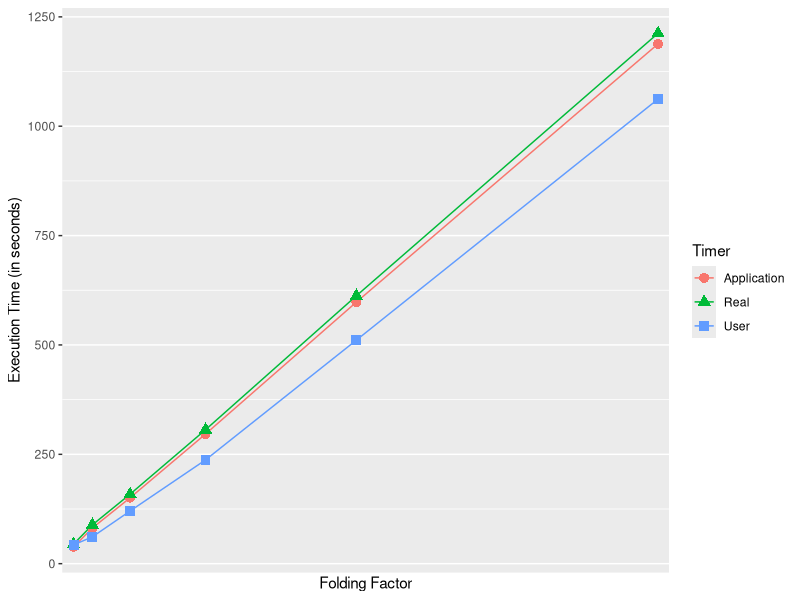
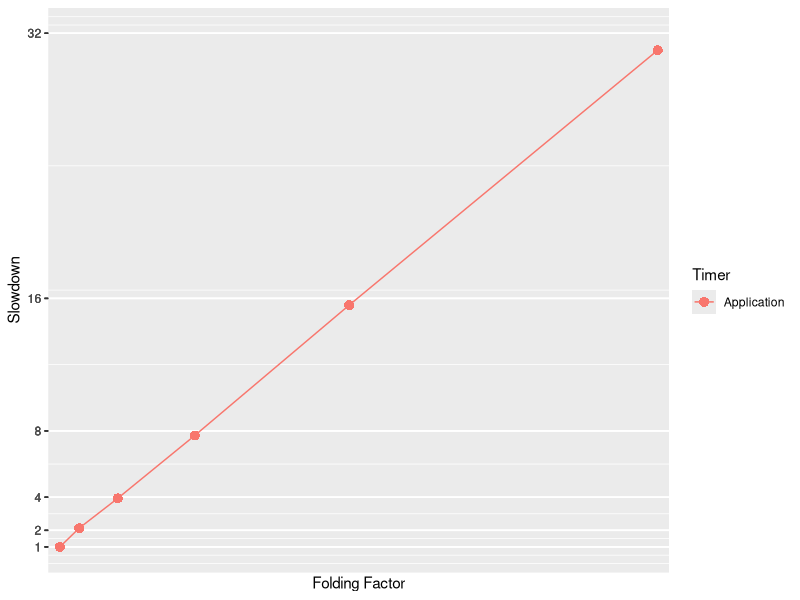
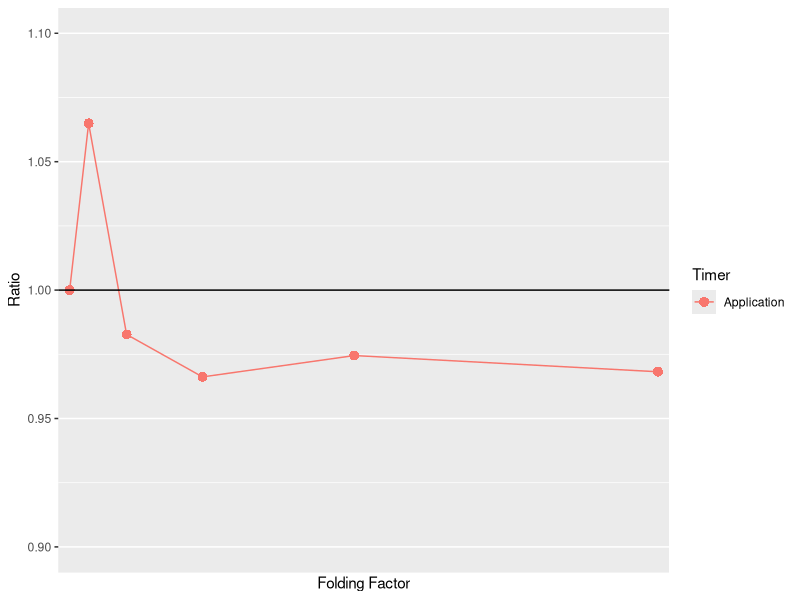
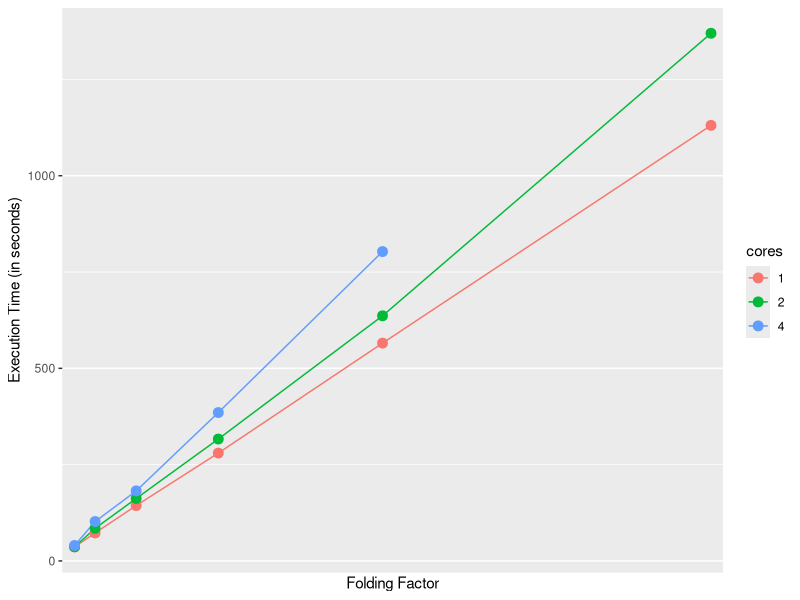
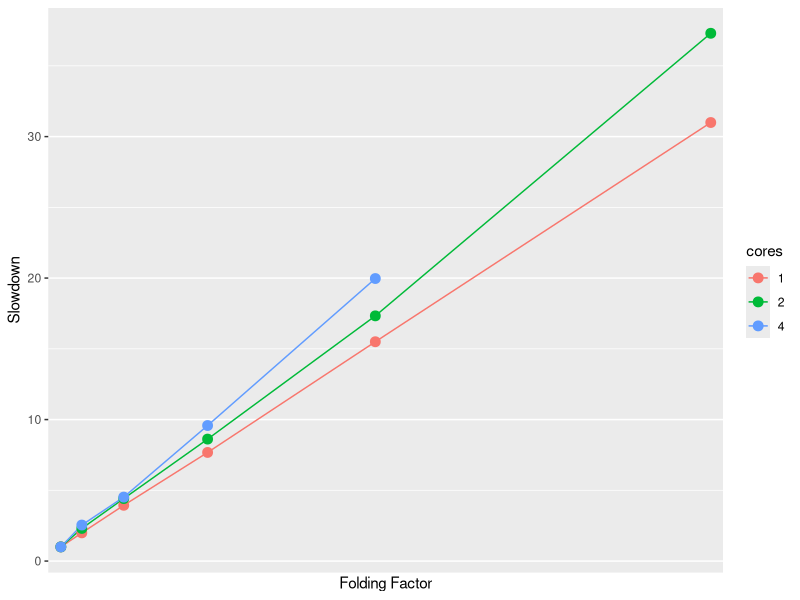
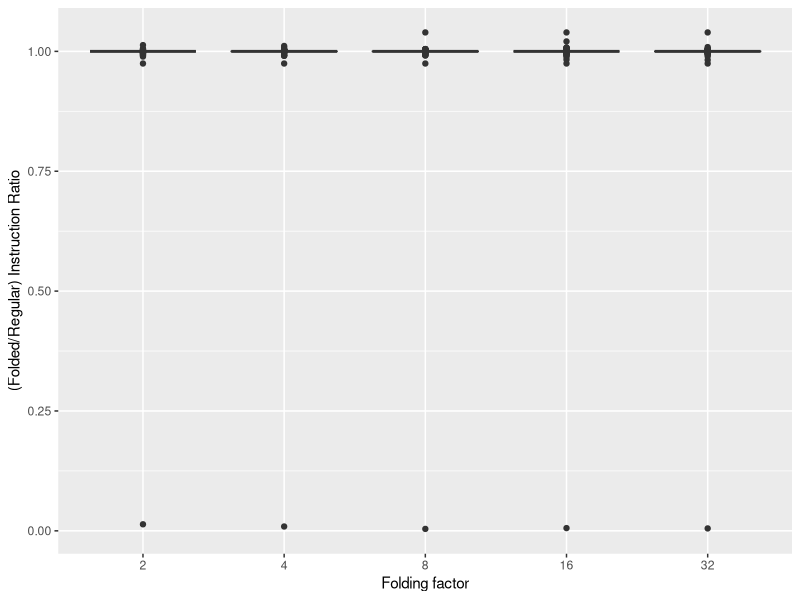
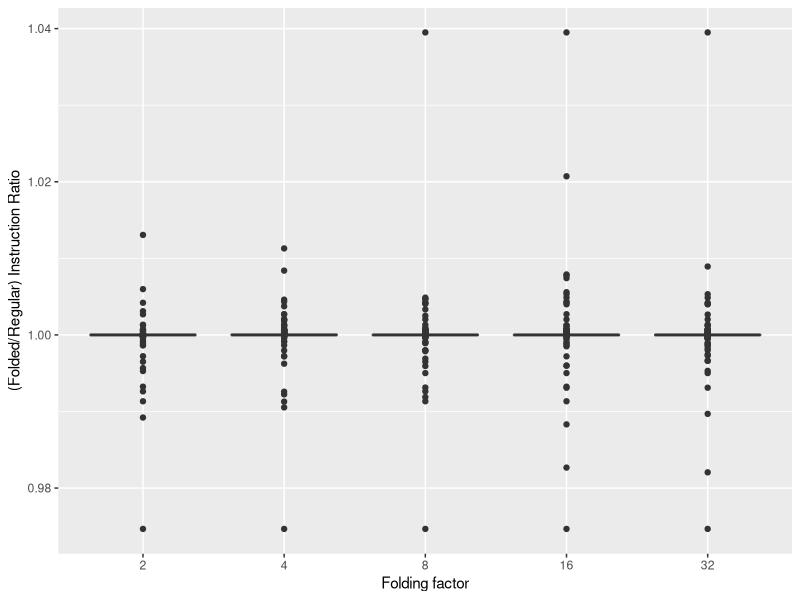
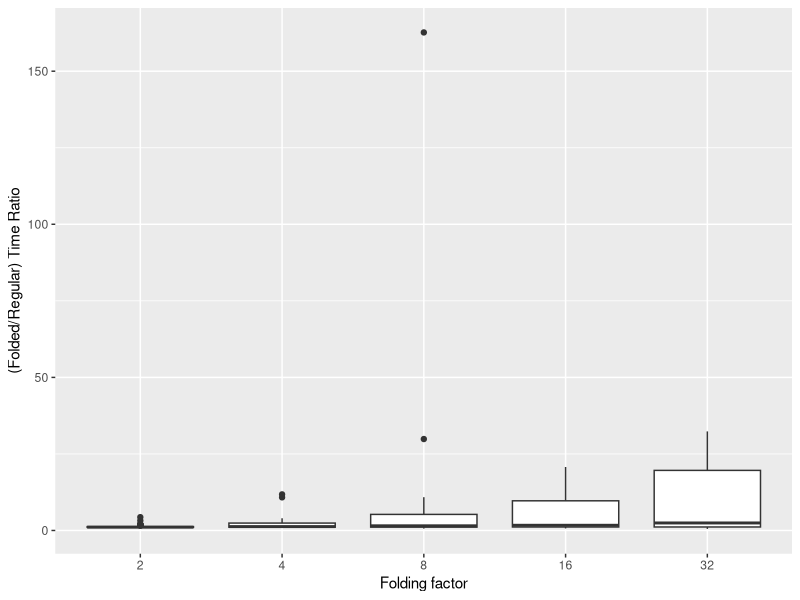

The R script that drew these images, in order:
## ---- chunk 1
library(ggplot2)
library(reshape2)                 #for melt
library(plyr)                     #for colwise
setwd('~/SVN/Anshul/ScalaTrace-TI')

# To analyze the impact on acquisition time
ti_times <- read.csv('datasets/ti_folding_times.csv',sep =',')
td_times <- read.csv('datasets/td_folding_times.csv',sep =',')

# To analyze the impact on stored numbers of instructions 
inst_regular <- read.csv('datasets/ti_folding_regular.csv', sep=',')
inst_2 <- read.csv('datasets/ti_folding_2.csv', sep=',')
inst_4 <- read.csv('datasets/ti_folding_4.csv', sep=',')
inst_8 <- read.csv('datasets/ti_folding_8.csv', sep=',')
inst_16 <- read.csv('datasets/ti_folding_16.csv', sep=',')
inst_32 <- read.csv('datasets/ti_folding_32.csv', sep=',')

# To analyze the impact on stored delta times
time_regular <- read.csv('datasets/td_folding_1.csv', sep=',')
time_2 <- read.csv('datasets/td_folding_2.csv', sep=',')
time_4 <- read.csv('datasets/td_folding_4.csv', sep=',')
time_8 <- read.csv('datasets/td_folding_8.csv', sep=',')
time_16 <- read.csv('datasets/td_folding_16.csv', sep=',')
time_32 <- read.csv('datasets/td_folding_32.csv', sep=',')
## ---- chunk 2
ggplot(ti_times, aes(x=Factor, y=Time, color=Timer, shape=Timer)) +geom_line() + geom_point(size=3) + ylab("Execution Time (in seconds)") + xlab("Folding Factor") + scale_x_discrete(breaks=ti_times$Factor)
## ---- chunk 3
ggplot(ti_times[ti_times$Timer=="Application",], aes(x=Factor, y=Time/Regular, color=Timer, shape=Timer)) +geom_line() + geom_point(size=3) + ylab("Slowdown") + xlab("Folding Factor") + scale_x_discrete(breaks=ti_times$Factor) + scale_y_continuous(breaks=ti_times$Factor, labels=ti_times$Factor, limits=c(1,32))
## ---- chunk 4
ggplot(ti_times[ti_times$Timer=="Application",], aes(x=Factor, y=Time/(Regular*Factor), color=Timer, shape=Timer)) +geom_line() + geom_point(size=3) + ylab("Ratio") + xlab("Folding Factor") + scale_x_discrete(breaks=ti_times$Factor) + geom_hline(yintercept=1) +ylim(0.90, 1.10)
## ---- chunk 5
td_times$cores <- factor(td_times$cores)

ggplot(td_times, aes(x=Factor, y=Time, color=cores)) +geom_line() + geom_point(size=3) + ylab("Execution Time (in seconds)") + xlab("Folding Factor") + scale_x_discrete(breaks=td_times$Factor)

ggplot(td_times, aes(x=Factor, y=Time/(Regular), color=cores)) +geom_line() +geom_point(size=3)+ ylab("Slowdown") + xlab("Folding Factor") + scale_x_discrete(breaks=td_times$Factor) 
## ---- chunk 6
inst_ratios = data.frame(inst_2$COMP.4c.avg/inst_regular$COMP.4c.avg, 
                         inst_4$COMP.4c.avg/inst_regular$COMP.4c.avg,
                         inst_8$COMP.4c.avg/inst_regular$COMP.4c.avg, 
                         inst_16$COMP.4c.avg/inst_regular$COMP.4c.avg, 
                         inst_32$COMP.4c.avg/inst_regular$COMP.4c.avg)

names(inst_ratios) <- c(2, 4,8,16,32)
## ---- chunk 7
ggplot(melt(inst_ratios), aes(variable, value)) + geom_boxplot() + xlab("Folding factor") + ylab("(Folded/Regular) Instruction Ratio")
## ---- chunk 8
summary(inst_ratios)
colwise(min)(inst_ratios)
colwise(which.min)(inst_ratios)
## ---- chunk 9
tail (inst_regular, n=1)
tail (inst_2, n=1)
## ---- chunk 10
no_finalize=inst_ratios[-nrow(inst_ratios),]
ggplot(melt(no_finalize), aes(variable, value)) + geom_boxplot() + xlab("Folding factor") + ylab("(Folded/Regular) Instruction Ratio")
## ---- chunk 11
summary(no_finalize)
## ---- chunk 12
time_ratios = data.frame(time_2$COMP.4b.avg/time_regular$COMP.4b.avg, 
                         time_4$COMP.4b.avg/time_regular$COMP.4b.avg,                 
                         time_8$COMP.4b.avg/time_regular$COMP.4b.avg, 
                         time_16$COMP.4b.avg/time_regular$COMP.4b.avg, 
                         time_32$COMP.4b.avg/time_regular$COMP.4b.avg)

names(time_ratios) <- c(2,4,8,16,32)
## ---- chunk 13
ggplot(melt(time_ratios), aes(variable, value)) + geom_boxplot() + xlab("Folding factor") + ylab("(Folded/Regular) Time Ratio") 
## ---- chunk 14
ggplot(melt(time_ratios), aes(variable, value)) + geom_boxplot(outlier.shape = NA) + xlab("Folding factor") + ylab("(Folded/Regular) Time Ratio")+ylim(0,35)

summary(time_ratios)
## ---- chunk 15
times = data.frame(time_regular$COMP.4b.avg, 
                    time_2$COMP.4b.avg,
                    time_4$COMP.4b.avg,               
                    time_8$COMP.4b.avg, 
                    time_16$COMP.4b.avg, 
                    time_32$COMP.4b.avg)
names(times) <- c(1,2,4,8,16,32)

summary(times)
## ---- chunk 16
maximums<-c(max(time_regular$COMP.4b.avg),
            max(time_2$COMP.4b.avg),
            max(time_4$COMP.4b.avg),               
            max(time_8$COMP.4b.avg), 
            max(time_16$COMP.4b.avg), 
            max(time_32$COMP.4b.avg))
maximums /maximums[1]
## ---- chunk 17
time_and_ratio <- function (df){
  df2 = data.frame(df$COMP.4b.avg, df$COMP.4b.avg/time_regular$COMP.4b.avg)
  names(df2) = c("Time", "Ratio")
  return (df2)
}

tr2 <- time_and_ratio(time_2);
tr4 <- time_and_ratio(time_4);
tr8 <- time_and_ratio(time_8);
tr16 <- time_and_ratio(time_16);
tr32 <- time_and_ratio(time_32);

keeping_top<- function(threshold){
  t = floor(nrow(tr2)*threshold/100)
  df = data.frame(head(tr2[order(tr2$Time, decreasing=TRUE),],t)$Ratio,
                head(tr4[order(tr4$Time, decreasing=TRUE),],t)$Ratio,
                head(tr8[order(tr8$Time, decreasing=TRUE),],t)$Ratio,
                head(tr16[order(tr16$Time, decreasing=TRUE),],t)$Ratio,
                head(tr32[order(tr32$Time, decreasing=TRUE),],t)$Ratio)
  names(df)<- c(2,4,8,16,32)
  df <- melt(df)
  df$Events <- threshold
  return(df)
}
df100 <-keeping_top(100)
df50 <-keeping_top(50)
df25 <-keeping_top(25)
df10 <-keeping_top(10)
df5 <-keeping_top(5)

df = rbind (df100,df50,df25,df10,df5)
df$Events <- factor(df$Events, levels = sort(unique(df$Events),decreasing = TRUE))
## ---- chunk 18
ggplot(df, aes(variable, value, fill=Events))  + xlab("Folding Factor") + ylab("(Folded/Regular) Time Ratio") + geom_boxplot(outlier.shape = NA)+ scale_y_continuous(breaks=c(2^c(1:5)), limits=c(2,35)) + scale_fill_grey(breaks=unique(df$Events), labels=c("All", "Top 50%", "Top 25%", "Top 10%", "Top 5%")) +theme_bw() 
